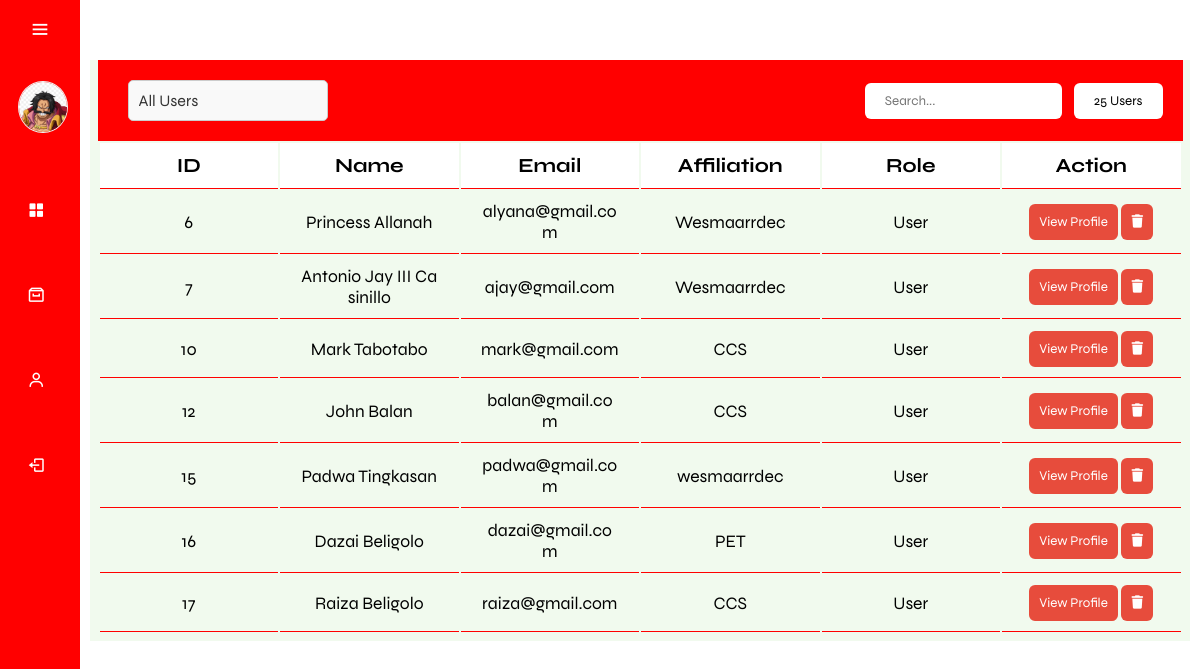
Page /admin/allAdmin.php (signed in) on the committed database.
### tables this page shows
CREATE TABLE `user` (
  `UserID` int(15) NOT NULL,
  `LastName` varchar(50) NOT NULL,
  `FirstName` varchar(50) NOT NULL,
  `MI` varchar(2) NOT NULL,
  `Gender` varchar(50) NOT NULL,
  `Age` int(50) DEFAULT NULL,
  `Email` varchar(100) NOT NULL,
  `Password` varchar(255) NOT NULL,
  `ContactNo` varchar(15) NOT NULL,
  `Address` varchar(200) DEFAULT NULL,
  `Affiliation` varchar(50) NOT NULL,
  `Position` varchar(50) NOT NULL,
  `Image` varchar(250) DEFAULT NULL,
  `EducationalAttainment` varchar(200) DEFAULT NULL,
  `Role` varchar(50) NOT NULL
);

### function/F.allUser.php (called while the page is built, shortened)
<?php
require_once('../db.connection/connection.php');
function getAdminData($conn, $AdminID) {
    $sql = "SELECT * FROM admin WHERE AdminID = ?";
    $stmt = $conn->prepare($sql);
    $stmt->bind_param("i", $AdminID);
    $stmt->execute();
    $result = $stmt->get_result();
    if ($result->num_rows > 0) {
        $row = $result->fetch_assoc();
        return $row;
    } else {
        $stmt->close();
        return false;
    }
}
$AdminID = $_SESSION['AdminID'];
$adminData = getAdminData($conn, $AdminID);
if ($adminData) {
    $Image = isset($adminData['Image']) ? $adminData['Image'] : null;
} else {
    showProfileModal("Admin data not found");
    exit();
}
?>

### admin/allAdmin.php (the view, shortened to what this page needs)
<?php
include('../function/F.allUser.php');
?>
<?php
$userQuery = $conn->query("
    SELECT
        UserID,
        LastName,
        FirstName,
        MI,
        Gender,
        Age,
        Email,
        Password,
        ContactNo,
        Address,
        Affiliation,
        Position,
        Image,
        EducationalAttainment,
        Role,
        'user' as userType
    FROM user
");
$allUsers = [];
while ($user = $userQuery->fetch_assoc()) {
    $allUsers[] = $user;
}
$adminQuery = $conn->query("
    SELECT
        AdminID as UserID,
        LastName,
        FirstName,
        MI,
        Gender,
        Email,
        Password,
        ContactNo,
        Address,
        Affiliation,
        Position,
        Image,
        Role,
        'admin' as userType
    FROM admin
");
$allAdmins = [];
while ($admin = $adminQuery->fetch_assoc()) {
    $allAdmins[] = $admin;
}
$allUsersAndAdmins = array_merge($allUsers, $allAdmins);
?>
<!DOCTYPE html>
<html lang="en">
<head>
    <link href='https://unpkg.com/boxicons@2.1.4/css/boxicons.min.css' rel='stylesheet'>
    <link rel="stylesheet" href="css/main.css">
</head>
<body>
    <div class="sidebar">
        <div class="top">
            <i class="bx bx-menu" id="btnn"></i>
        </div>
        <div class="user">
            <?php if (!empty($Image)): ?>
                <img src="../assets/img/profilePhoto/<?php echo $Image; ?>" alt="user" class="user-img">
            <?php else: ?>
                <img src="../assets/img/profile.jpg" alt="default user" class="user-img">
            <?php endif; ?>
            <div>
            </div>
        </div>
        <ul>
            <li class="nav-sidebar">
                <a href="adminDashboard.php">
                    <i class="bx bxs-grid-alt"></i>
                </a>
            </li>
            <li class="events-side2 nav-sidebar">
                <a href="#" class="a-events">
                    <i class='bx bx-archive'></i>
                </a>
            </li>
            <li class="events-side nav-sidebar">
                <a href="#" class="a-events">
                    <i class='bx bx-user'></i>
                </a>
            </li>
            <li class="nav-sidebar">
                <a href="#" onclick="confirmLogout(event)">
                    <i class="bx bx-log-out"></i>
                </a>
            </li>
        </ul>
    </div>
    <div class="main-content">
        <div class="containerr">
            <div class="tables container">
                <div class="table_header">
                    <div class="select-container" style="position: relative; display: inline-block;">
                        <select id="userDropdown" onchange="filterByUserType()" style="width: 200px; padding: 10px; border: 1px solid #ccc; border-radius: 5px;
                            background-color: #f9f9f9; color: #333; font-size: 16px; cursor: pointer;
                            transition: border-color 0.3s ease; -webkit-appearance: none;
                            -moz-appearance: none; appearance: none;">
                            <option value="all" selected>All Users</option>
                        </select>
                    </div>
                    <div>
                        <input class="tb_input" placeholder="Search..." oninput="filterTable()">
                        <button class="add_new"><?php echo count($allUsersAndAdmins); ?> Users</button>
                    </div>
                </div>
                <div class="table_section">
                    <table id="userTable" class="tb_eco">
                        <thead class="tb_head">
                            <tr>
                                <th>ID</th>
                                <th>Name</th>
                                <th>Email</th>
                                <th>Affiliation</th>
                                <th>Role</th>
                                <th>Action</th>
                            </tr>
                        </thead>
                        <tbody>
                            <?php foreach ($allUsersAndAdmins as $user): ?>
                                <tr data-user-type="<?php echo $user['userType']; ?>">
                                    <td><?php echo $user['UserID']; ?></td>
                                    <td><?php echo $user['FirstName'] . ' ' . $user['LastName']; ?></td>
                                    <td><?php echo $user['Email']; ?></td>
                                    <td><?php echo $user['Affiliation']; ?></td>
                                    <td><?php echo $user['Role']; ?></td>
                                    <td>
                                        <button class="action-button" data-userid="<?php echo $user['UserID']; ?>"
                                            data-image="<?php echo $user['Image']; ?>"
                                            data-gender="<?php echo $user['Gender']; ?>"
                                            data-age="<?php echo $user['userType'] === 'admin' ? 'N/A' : $user['Age']; ?>"
                                            data-affiliation="<?php echo $user['Affiliation']; ?>"
                                            data-educationalattainment="<?php echo $user['userType'] === 'admin' ? 'N/A' : $user['EducationalAttainment']; ?>"
                                            data-contact="<?php echo $user['ContactNo']; ?>"
                                            data-position="<?php echo $user['Position']; ?>"
                                            onclick="showUserProfile(<?php echo $user['UserID']; ?>)">View Profile</button>
                                        <?php if ($_SESSION['Role'] === 'superadmin'): ?>
                                            <button class="btn_delete"
                                                onclick="confirmDeleteEvent('<?php echo $user['UserID']; ?>')">
                                                <i class="fa fa-trash"></i>
                                            </button>
                                        <?php endif; ?>
                                    </td>
                                </tr>
                            <?php endforeach; ?>
                        </tbody>
                    </table>
                </div>
            </div>
        </div>
    </div>
</body>
</html>

### admin/css/main.css (style rules this page uses)
* { font-family: "Syne", sans-serif; margin: 0; padding: 0; box-sizing: border-box; text-decoration: none; outline: none; border: none; }
:root { --header-height: 3.5rem; --first-color: red; --first-color-alt: #1d3557; --first-color-light: hsl(var(--hue), 40%, 80%); --title-color: hsl(var(--hue), 24%, 16%); --text-color: black; --text-color-light: hsl(var(--hue), 8%, 60%); --white-color: hsl(0, 0%, 100%); --body-color: white; --container-color: #f1faee; --box-shadow: 0 .5rem 1rem rgba(0, 0, 0, .2); --light-bg: #FFFCE6; --border: .1rem solid rgba(0,0,0,.2); --body-font: "Syne", sans-serif; --biggest-font-size: 2rem; --h1-font-size: 1.5rem; --h2-font-size: 1.25rem; --h3-font-size: 1rem; --normal-font-size: .938rem; --small-font-size: .813rem; --smaller-font-size: .75rem; --font-regular: 400; --font-medium: 500; --font-semi-bold: 600; --z-tooltip: 10; --z-fixed: 100; --z-modal: 1000; }
html { font-size: 62.5%; overflow-x: hidden; scroll-padding-top: 7rem; scroll-behavior: smooth; }
body { background-color: var(--body-color); }
.container { max-width: 1320px; margin-inline: auto; padding-inline: 0.75rem; margin-top: 5rem; }
.user-img { width: 50px; border-radius: 100%; border: 1px solid #eee; margin-left: 1rem; }
.sidebar { position: fixed; top: 0; left: 0; height: 100vh; width: 80px; background-color: var(--first-color); padding: .4rem .8rem; transition: all 0.5s ease; z-index: 100; }
.sidebar #btnn { position: absolute; color: var(--body-color); top: .4rem; left: 50%; font-size: 2.2rem; line-height: 50px; transform: translateX(-50%); cursor: pointer; }
.user { display: flex; align-items: center; margin: 1rem 0 }
.user img { background-color: var(--first-color); }
.sidebar ul li { position: relative; list-style-type: none; height: 50px; width: 90%; margin: 0.8rem auto; margin-top: 3.5rem; font-size: 1.8rem; }
.sidebar ul li a { color: var(--body-color); display: flex; align-items: center; text-decoration: none; border-radius: 0.8rem; }
.sidebar ul li a i { min-width: 50px; text-align: center; height: 50px; border-radius: 12px; line-height: 50px; }
.main-content { position: relative; background-color: var(--body-color); min-height: 100vh; top: 0; left: 80px; transition: all 0.5s ease; width: calc(100% - 80px); padding: 1rem; }
.events-side , .events-side2 { transition: all 0.5s ease; }
.tables { overflow: hidden; width: 100%; background-color: var(--container-color); }
.table_header { display: flex; justify-content: space-between; align-items: center; padding: 20px; background-color: var(--first-color); }
.table_header select { margin-left: 1rem; }
table.tb_eco button { outline: none; border: none; border-radius: 6px; cursor: pointer; padding: 10px; color: white; }
table.tb_eco td button:nth-child(1) { background-color: #e74c3c; }
table.tb_eco td button:nth-child(2) { background-color: #e74c3c; }
.add_new { padding: 10px 20px; color: black; background-color: var(--body-color); font-weight: var(--weight-600); border-radius: 6px; cursor: pointer; }
.tables input.tb_input { padding: 10px 20px; margin: 0 10px; outline: none; background-color: var(--body-color); border-radius: 6px; color: black; }
.table_section { height: 500px; overflow: auto; }
table.tb_eco { width: 100%; table-layout: fixed; min-width: 900px; }
thead.tb_head th { position: sticky; top: 0; background-color: var(--body-color); font-size: var(--biggest-font-size); }
table.tb_eco td { font-size: 1.75rem; }
table.tb_eco th, table.tb_eco td { border-bottom: 1px solid var(--first-color); padding: 10px 20px; word-break: break-all; text-align: center; }

### rows in the picture
user: UserID "6", FirstName "Princess", LastName "Allanah", Email "alyana@gmail.com", Affiliation "Wesmaarrdec", Role "User"
user: UserID "7", FirstName "Antonio Jay III", LastName "Casinillo", Email "ajay@gmail.com", Affiliation "Wesmaarrdec", Role "User"
user: UserID "10", FirstName "Mark", LastName "Tabotabo", Email "mark@gmail.com", Affiliation "CCS", Role "User"
user: UserID "12", FirstName "John", LastName "Balan", Email "balan@gmail.com", Affiliation "CCS", Role "User"
user: UserID "15", FirstName "Padwa", LastName "Tingkasan", Email "padwa@gmail.com", Affiliation "wesmaarrdec", Role "User"
user: UserID "16", FirstName "Dazai", LastName "Beligolo", Email "dazai@gmail.com", Affiliation "PET", Role "User"
user: UserID "17", FirstName "Raiza", LastName "Beligolo", Email "raiza@gmail.com", Affiliation "CCS", Role "User"

### other values in the picture
count($allUsersAndAdmins) "25"
